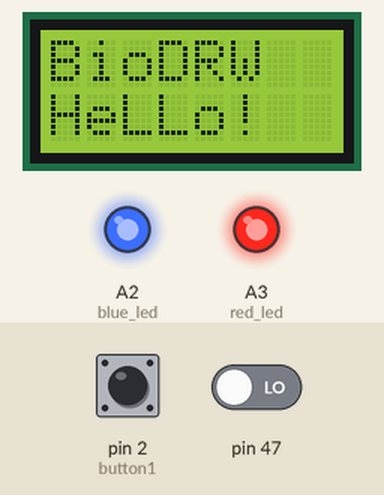
Simulated run of this sketch. Board: Arduino Mega 2560, built with avr-gcc and run on an emulated ATmega2560. Parts: 8×2 character LCD, output pins drawn as LEDs (lit = HIGH). The inputs (shaded band) are chosen by the test bench; at power-on: pin 2 (button1) HIGH, pin 47 LOW. What the sketch prints to the serial monitor is not drawn.

Above: at 1.2 s.
1.3 s: pin 2 (button1) pulled LOW for 0.15 s
At 2.5 s:
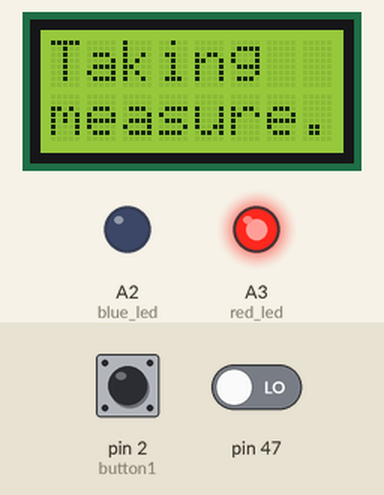
At 32.5 s:
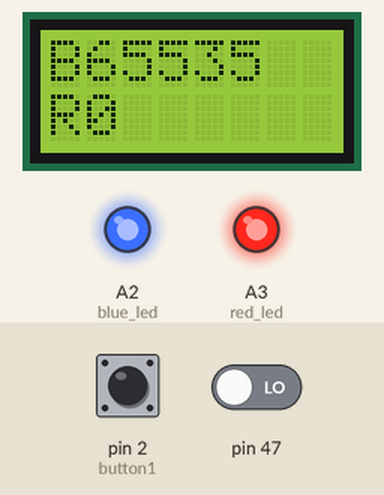
Timing chart, 0 to 32.9 s (numbered marks = the images above; inputs shaded):
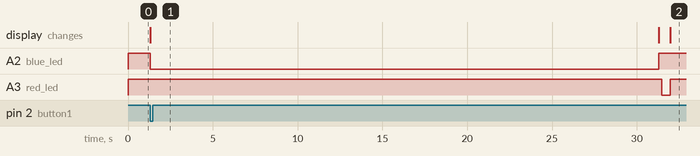

Measured:
- after the input at 1.3 s, A2 (blue_led): HIGH → LOW at once, → HIGH 30.0 s later; A3 (red_led): HIGH → LOW after 30.2 s, → HIGH 0.50 s later; the display: changes at once (image 1)

The sketch:

FluoMeter.ino
```cpp
#include <math.h>
#include <stdlib.h>
#include <LiquidCrystal.h>
#include "Counter.h"

#define TIMER_BLUE 30000    // Time (in milliseconds) of measurement with the blue light for GFP fluorescence quantification
#define TIMER_RED 500  // time (ms) for the measurement of turbidity
#define TIMER_WAIT 150 //time between each intermediary count

#define LED_ON LOW
#define LED_OFF HIGH

#define VERSION "Prototype v4.0"

//define the pin's used
int blue_led = A2;
int red_led = A3;
int pinCounter = 5;

int button1 = 2;
int button1_int = 0;

// state variables
enum State { NIL, IDLE, COUNT_BLUE, COUNT_RED, COUNT_NOISE };
State state = NIL;

// Counter functions, we have one separate counter for each state of the system.
HardwareCounter hwc(pinCounter, TIMER_BLUE);

// Associate digital pins with the LCD
// Arguments: RS, EN, D4, D5, D6, D7
LiquidCrystal lcd(9, 3, 4, 8, 6, 7);


void button_pressed()
{
  // here we start the counting process
  if (state == IDLE)
  {
    state = COUNT_BLUE;
    lcd.clear();
    lcd.print("Taking");
    lcd.setCursor(0,1);
    lcd.print("measure.");
    Serial.println("Start BLUE.");
    hwc.set_delay(TIMER_BLUE);
    digitalWrite(blue_led, LED_ON);
    hwc.start();
  }
}

void setup()
{

  Serial.begin(9600); // Prepare the serial port
  Serial.println(VERSION);

  pinMode(blue_led, OUTPUT);
  digitalWrite(blue_led, LED_OFF);
  pinMode(red_led, OUTPUT);
  digitalWrite(red_led, LED_OFF);

  // Prepare the button
  pinMode(button1, INPUT);
  digitalWrite(button1, HIGH);
  attachInterrupt(button1_int, button_pressed, FALLING);

  state = IDLE;

  // LCD start
  lcd.begin(8,2);
  lcd.print("BioDRW");
  lcd.setCursor(0,1);
  lcd.print("HeLLo!");

}

void loop()
{

  long count;

  if (state != IDLE)
  {
    if (hwc.available())
    {
      switch (state)
      {

        case COUNT_BLUE:
          count = hwc.count();
          digitalWrite(blue_led, LED_OFF);
          Serial.print("Fluorescence count: ");
          Serial.println(count);
          lcd.clear();
          lcd.print("B");
          lcd.print(count);

          delay(TIMER_WAIT);

          // go to next state
          state = COUNT_RED;
          Serial.println("Start RED.");
          hwc.set_delay(TIMER_RED);
          digitalWrite(red_led, LED_ON);
          hwc.start();
          break;

        case COUNT_RED:
          count = hwc.count();
          digitalWrite(red_led, LED_OFF);
          Serial.print("Turbidity count: ");
          Serial.println(count);

          lcd.setCursor(0,1);
          lcd.print("R");
          lcd.print(count);

          // go to next state
          Serial.println("Finished my job. Go to IDLE.");
          state = IDLE;
          break;

        case COUNT_NOISE:

          break;

        default:
          break;
      }
    }
  }

}
```

Counter.cpp
```cpp
// (licence header left out)
#include "Counter.h"
#include <limits.h>

// need to have the global variable to count
// overflows
unsigned int g_ovf_n;

// Constructor
HardwareCounter::HardwareCounter(int timer_pin, long delay)
{
  // register delay
  _delay = delay;
  // register timer pin
  _pin = timer_pin;
}

// call this to start the counter
void HardwareCounter::start()
{
  // set pin as digital input
  pinMode(_pin, INPUT);

  // hardware counter setup ( refer atmega168.pdf chapter 16-bit counter1)
  TIMSKn = 0; // disable overflow interrupt
  TCCRnA = 0;     // reset timer/countern control register A
  TCCRnB = 0;     // reset timer/countern control register A

  // Reset the counter to zero
  TCNTn = 0;      // counter register value = 0
  g_ovf_n = 0;    // reset number of overflows
  _count = 0;     // set count to zero (optional)

  // set overflow interrupt
  TIFR1 |= 1;            // clear overflow interrupt flag
  TIMSKn |= _BV(TOIEn);  // enable overflow interrupt

  // set start time
  _start_time = millis();

  // start counting now
  TCCRnB = _BV(CS10) | _BV(CS11) | _BV(CS12);  //  Counter Clock source = pin Tn , start counting now
}

// call this to read the current count and save it
unsigned long HardwareCounter::count()
{

  TCCRnB = TCCRnB & ~7;   // Gate Off  / Counter Tn stopped
  _count = TCNTn;         // Set the count in object variable
  TCCRnB = TCCRnB | 7;    // restart counting

  return 0xfffful*g_ovf_n + _count;
}

// This indicates when the count over the determined period is over
int HardwareCounter::available()
{
  // get current time
  unsigned long now = millis();
  // do basic check for millis overflow
  if (now >= _start_time)
    return (now - _start_time >= _delay);
  else
    return (ULONG_MAX + now - _start_time >= _delay);
}

// This takes care of the counter overflow problem
ISR(TIMERn_OVF_vect)
{
  // increment number of overflows
  g_ovf_n++;
}
```

Counter.h
```cpp
// (licence header left out)
#ifndef COUNTER_H
#define COUNTER_H

// Link to arduino library
#if ARDUINO >= 100
#include <Arduino.h>
#else
#include <WProgram.h>
#endif

// set bit macro
#ifndef sbi
#define sbi(sfr, bit) (_SFR_BYTE(sfr) |= _BV(bit))
#endif

#if defined(__AVR_ATmega328P__) || defined(__AVR_ATmega168__)
// All the register definition for the Arduino UNO and similar
#define TCCRnA TCCR1A
#define TCCRnB TCCR1B
#define TCNTn  TCNT1
#define TIFRn  TIFR1
#define TOVn   TOV1
#define TIMSKn TIMSK1
#define TOIEn  TOIE1
#define TIMERn_OVF_vect TIMER1_OVF_vect
#elif defined(__AVR_ATmega1280__) || defined(__AVR_ATmega2560__)
// Register definition for Arduino Mega and similar
#define TCCRnA TCCR5A
#define TCCRnB TCCR5B
#define TCNTn  TCNT5
#define TIFRn  TIFR5
#define TOVn   TOV5
#define TIMSKn TIMSK5
#define TOIEn  TOIE5
#define TIMERn_OVF_vect TIMER5_OVF_vect
#else

#endif

// Defining the Class for the counter
class HardwareCounter
{
  // public
  public:
    HardwareCounter(int timer_pin, long delay);
    void start();
    int available();
    unsigned long count();
    void set_delay(long d) { _delay = d; };

  // privatee
  private:
    long _start_time;
    long _delay;
    unsigned int _count;
    unsigned int _pin;

};

#endif /* COUNTER_H */
```
